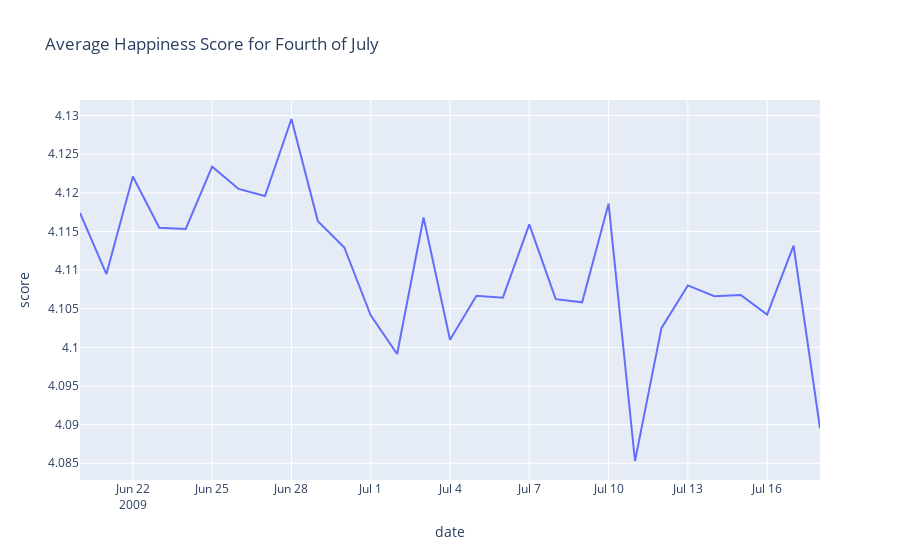

Notebook cell for this chart:
### Markdown cell above
## Fourth of July

### Code cell
event = 'liberty'
offset = 14

plotAvgHappiness(event, 'Fourth of July', 14)

### Figure 1 — Plotly figure (JSON) as saved in the notebook; plotly's stock layout.template omitted (floating-point values rounded to 4 significant figures)
{"data": [{"hovertemplate": "date=%{x}<br>score=%{y}<extra></extra>", "legendgroup": "", "line": {"color": "#636efa", "dash": "solid"}, "marker": {"symbol": "circle"}, "mode": "lines", "name": "", "orientation": "v", "showlegend": false, "type": "scatter", "x": ["2009-06-20T00:00:00", "2009-06-21T00:00:00", "2009-06-22T00:00:00", "2009-06-23T00:00:00", "2009-06-24T00:00:00", "2009-06-25T00:00:00", "2009-06-26T00:00:00", "2009-06-27T00:00:00", "2009-06-28T00:00:00", "2009-06-29T00:00:00", "2009-06-30T00:00:00", "2009-07-01T00:00:00", "2009-07-02T00:00:00", "2009-07-03T00:00:00", "2009-07-04T00:00:00", "2009-07-05T00:00:00", "2009-07-06T00:00:00", "2009-07-07T00:00:00", "2009-07-08T00:00:00", "2009-07-09T00:00:00", "2009-07-10T00:00:00", "2009-07-11T00:00:00", "2009-07-12T00:00:00", "2009-07-13T00:00:00", "2009-07-14T00:00:00", "2009-07-15T00:00:00", "2009-07-16T00:00:00", "2009-07-17T00:00:00", "2009-07-18T00:00:00"], "xaxis": "x", "y": [4.117, 4.109, 4.122, 4.115, 4.115, 4.123, 4.12, 4.12, 4.13, 4.116, 4.113, 4.104, 4.099, 4.117, 4.101, 4.107, 4.106, 4.116, 4.106, 4.106, 4.119, 4.085, 4.102, 4.108, 4.107, 4.107, 4.104, 4.113, 4.09], "yaxis": "y"}], "layout": {"legend": {"tracegroupgap": 0}, "title": {"text": "Average Happiness Score for Fourth of July"}, "xaxis": {"anchor": "y", "domain": [0, 1], "title": {"text": "date"}}, "yaxis": {"anchor": "x", "domain": [0, 1], "title": {"text": "score"}}}}
